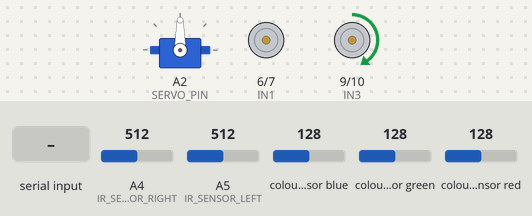
The sketch below on a simulated Arduino Uno, built with avr-gcc and run on an emulated ATmega328P. Parts: servo, motor-driver pin pairs drawn as motors (green arrow = first pin HIGH = forward, orange = second pin HIGH = backward, longer = more drive, scaled by the enable pin). Wiring (inferred from the names in the program): TCS3200 colour sensor: output pin 12; S2 pin 3; S3 pin 2; S0 pin 5; S1 pin 4. Inputs (shaded band) come from the test bench; at power-on: colour sensor blue 128, A4 (IR_SENSOR_RIGHT) = 512, A5 (IR_SENSOR_LEFT) = 512, colour sensor green 128, colour sensor red 128. What the sketch prints to the serial monitor is not drawn.

Above: at 1.2 s.
1.3 s: colour sensor blue set to 134
At 2.2 s:
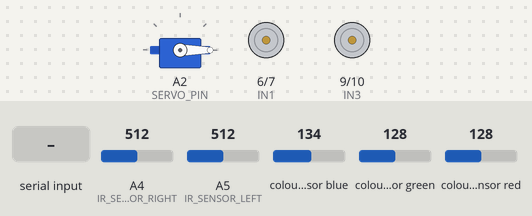
At 3.42 s:
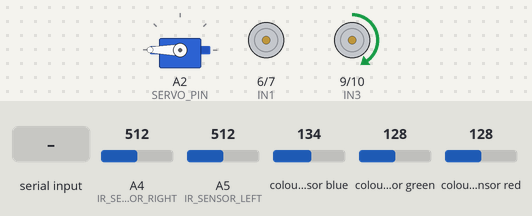
4.3 s: "STOP" received over Serial
At 7.7 s:
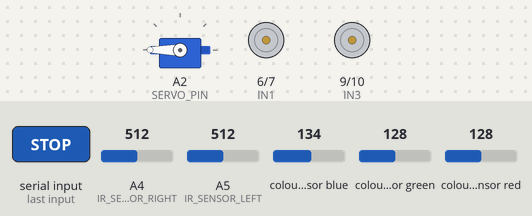
Timing chart, 0 to 9.2 s (numbered marks = the images above; inputs shaded):
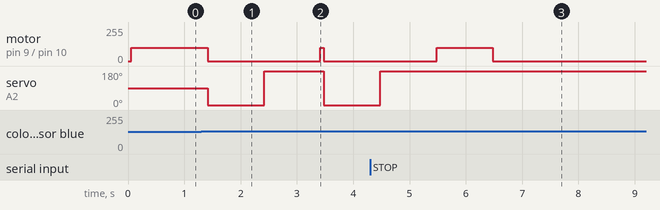

The sketch:

final.ino
```cpp
#include <Servo.h>

// Define IR Sensor Pins
#define IR_SENSOR_LEFT A5
#define IR_SENSOR_RIGHT A4

// Define Color Sensor Pins
#define S0 5
#define S1 4
#define S2 3
#define S3 2
#define OUT 12

// Define Motor Pins
#define ENA 8
#define IN1 6
#define IN2 7
#define ENB 11
#define IN3 9
#define IN4 10

// Define Servo Pin
#define SERVO_PIN A2

// Global Variables
Servo myServo;
int red, green, blue;
bool running = true;
bool pathEnded = false;
int forwardSpeed = 100;
int turnSpeed = 95;
int threshold = 500;

void setup() {
    Serial.begin(9600);
    pinMode(IR_SENSOR_LEFT, INPUT);
    pinMode(IR_SENSOR_RIGHT, INPUT);
    pinMode(S0, OUTPUT);
    pinMode(S1, OUTPUT);
    pinMode(S2, OUTPUT);
    pinMode(S3, OUTPUT);
    pinMode(OUT, INPUT);
    pinMode(ENA, OUTPUT);
    pinMode(IN1, OUTPUT);
    pinMode(IN2, OUTPUT);
    pinMode(ENB, OUTPUT);
    pinMode(IN3, OUTPUT);
    pinMode(IN4, OUTPUT);
    myServo.attach(SERVO_PIN);
    digitalWrite(S0, HIGH);
    digitalWrite(S1, HIGH);
}

void loop() {
    if (Serial.available() > 0) {
        String command = Serial.readString();
        command.trim();
        if (command.equalsIgnoreCase("STOP")) {
            Serial.println("Stopping all functions...");
            stopMotors();
            running = false;
        }
    }

    if (!running) return;

    int leftIR = analogRead(IR_SENSOR_LEFT);
    int rightIR = analogRead(IR_SENSOR_RIGHT);
    GetColors();

    String detectedColor = detectColor();
    Serial.println("Detected Color: " + detectedColor);

    if (detectedColor == "Red") {
        Serial.println("Detected: Red - Continue Following Black Line");
        followLine(leftIR, rightIR);
    } else if (detectedColor == "Blue" || detectedColor == "Green") {
        Serial.println("Detected: " + detectedColor + " - Stopping and Rotating Servo");
        stopMotors();
        rotateServo();
        moveForward(forwardSpeed);
    } else {
        followLine(leftIR, rightIR);
    }

    checkPathEnd(leftIR, rightIR);
}

String detectColor() {
    if (red < blue && red < green) return "Red";
    if (blue < green && blue < red) return "Blue";
    if (green < red && green < blue) return "Green";
    if (red <= 15 && green <= 15 && blue <= 15) return "White";
    if (red > 50 && green > 50 && blue > 50) return "Black";
    return "Unknown";
}

void followLine(int leftIR, int rightIR) {
    if (leftIR > threshold && rightIR > threshold) {
        Serial.print("rightIR:");
        Serial.println(rightIR);
        Serial.print("leftIR:");
        Serial.println(leftIR);
        Serial.println("👆 Forward!");
        moveForward(forwardSpeed);
    } else if (leftIR < threshold && rightIR > threshold) {
        Serial.print("rightIR:");
        Serial.println(rightIR);
        Serial.print("leftIR:");
        Serial.println(leftIR);
        Serial.println("👉 Turn right!");
        turnRight(turnSpeed);
    } else if (rightIR < threshold && leftIR > threshold) {
        Serial.print("rightIR:");
        Serial.println(rightIR);
        Serial.print("leftIR:");
        Serial.println(leftIR);
        Serial.println("👈 Turn left!");
        turnLeft(turnSpeed);
    } else {
        Serial.print("rightIR:");
        Serial.println(rightIR);
        Serial.print("leftIR:");
        Serial.println(leftIR);
        Serial.println("🛑 Stop motor!");
        stopMotors();
    }
}

void checkPathEnd(int leftIR, int rightIR) {
    if (leftIR < threshold && rightIR < threshold) { // Assume no black path detected
        delay(500); // Ensure the path is truly missing
        leftIR = analogRead(IR_SENSOR_LEFT);
        rightIR = analogRead(IR_SENSOR_RIGHT);
        if (leftIR < threshold && rightIR < threshold) {
            Serial.println("Path Ended - Stopping the robot.");
            stopMotors();
            running = false;
            pathEnded = true;
        }
    }
}

void moveForward(int speed) {
    digitalWrite(IN1, HIGH);
    digitalWrite(IN2, LOW);
    digitalWrite(IN3, HIGH);
    digitalWrite(IN4, LOW);
    analogWrite(ENA, speed);
    analogWrite(ENB, speed);
}

void turnLeft(int speed) {
    digitalWrite(IN1, LOW);
    digitalWrite(IN2, HIGH);
    digitalWrite(IN3, HIGH);
    digitalWrite(IN4, LOW);
    analogWrite(ENA, speed);
    analogWrite(ENB, speed);
}

void turnRight(int speed) {
    digitalWrite(IN1, HIGH);
    digitalWrite(IN2, LOW);
    digitalWrite(IN3, LOW);
    digitalWrite(IN4, HIGH);
    analogWrite(ENA, speed);
    analogWrite(ENB, speed);
}

void stopMotors() {
    digitalWrite(IN1, LOW);
    digitalWrite(IN2, LOW);
    digitalWrite(IN3, LOW);
    digitalWrite(IN4, LOW);
    analogWrite(ENA, 0);
    analogWrite(ENB, 0);
}

void rotateServo() {
    myServo.write(0);
    delay(1000);
    myServo.write(180);
    delay(1000);
}

void GetColors() {
    digitalWrite(S2, LOW);
    digitalWrite(S3, LOW);
    red = pulseIn(OUT, LOW, 50000);
    delay(20);
    digitalWrite(S3, HIGH);
    blue = pulseIn(OUT, LOW, 50000);
    delay(20);
    digitalWrite(S2, HIGH);
    green = pulseIn(OUT, LOW, 50000);
    delay(20);
}
```

Measured:
- the behaviour switches between 131 and 132 on colour sensor blue (found by bisection; images 0 and 1)
- after the input at 1.3 s, motor on pin 9 (IN3) / pin 10 (IN4): forward 100/255 → stopped after 0.12 s, → forward 100/255 2.0 s later, → stopped 0.06 s later; servo on A2 (SERVO_PIN): 90° → 0° after 0.12 s, → 180° 1.0 s later, → 0° 1.1 s later
- after the input at 4.3 s, servo on A2 (SERVO_PIN): goes on until 4.5 s, then stays 180°
